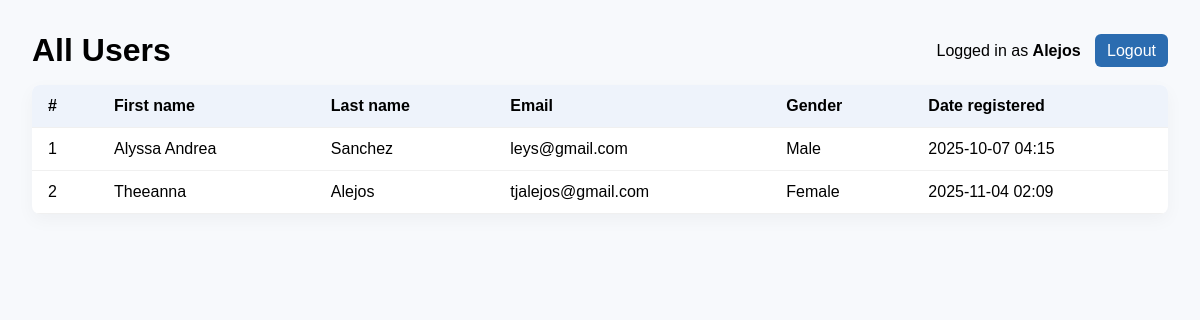
Screenshot of /Registration/users/ (signed in) with the database file from the repository.
### Registration/models.py (models this page shows)
class userRegistration(models.Model):
    first_name = models.CharField(max_length = 100)
    last_name = models.CharField(max_length = 100)
    email = models.EmailField(max_length = 250)
    password = models.CharField(max_length = 150)
    date_registered = models.DateTimeField(auto_now_add = True)
    gender = models.CharField(max_length=16)

### Registration/views.py (the view)
    def wrapper(request, *args, **kwargs):
        if not request.session.get('user_id'):
            return redirect(f"{reverse('registration:login_page')}?next={request.path}")
        return fn(request, *args, **kwargs)

### Registration/views.py (called while the page is built)
def login_required_view(fn):
    def wrapper(request, *args, **kwargs):
        if not request.session.get('user_id'):
            return redirect(f"{reverse('registration:login_page')}?next={request.path}")
        return fn(request, *args, **kwargs)
    wrapper.__name__ = fn.__name__
    return wrapper

@login_required_view
def users_html(request):
    users = userRegistration.objects.all().order_by('id')
    return render(request, 'registration/users_list.html', {
        'users': users,
        'current_user': request.session.get('user_name')
    })

### Registration/templates/registration/users_list.html (shortened to what this page needs)
<!doctype html>
<html>
<head>
</head>
<body>
  <div class="top">
    <h1 style="margin:0;">All Users</h1>
    <div>
      Logged in as <strong>{{ current_user }}</strong>
      <a href="{% url 'registration:logout_html' %}" class="button" style="margin-left:10px;">Logout</a>
    </div>
  </div>
  <table>
    <thead>
      <tr>
        <th>#</th>
        <th>First name</th>
        <th>Last name</th>
        <th>Email</th>
        <th>Gender</th>
        <th>Date registered</th>
      </tr>
    </thead>
    <tbody>
      {% for u in users %}
      <tr>
        <td>{{ forloop.counter }}</td>
        <td>{{ u.first_name }}</td>
        <td>{{ u.last_name }}</td>
        <td>{{ u.email }}</td>
        <td>{{ u.gender|default:"N/A" }}</td>
        <td>{{ u.date_registered|date:"Y-m-d H:i" }}</td>
      </tr>
      {% empty %}
      <tr><td colspan="6">No users yet.</td></tr>
      {% endfor %}
    </tbody>
  </table>
</body>
</html>

### Registration/templates/registration/users_list.html (style rules this page uses)
body { font-family: Arial, sans-serif; padding:24px; background:#f7f9fc; }
.top { display:flex; justify-content:space-between; align-items:center; margin-bottom:16px; }
table { width:100%; border-collapse:collapse; background:white; border-radius:8px; overflow:hidden; box-shadow:0 6px 18px rgba(0,0,0,0.04); }
th, td { padding:12px 16px; text-align:left; border-bottom:1px solid #f0f0f0; }
th { background:#eef3fb; font-weight:700; }
a.button { padding:8px 12px; background:#2b6cb0; color:white; border-radius:6px; text-decoration:none; }

### rows the page displays
userRegistration: last_name "Alejos", first_name "Theeanna", email "tjalejos@gmail.com", gender "Female", date_registered "2025-11-04 02:09"
userRegistration: first_name "Alyssa Andrea", last_name "Sanchez", email "leys@gmail.com", gender "Male", date_registered "2025-10-07 04:15"
